Frame 1 (no input): blank canvas, image omitted
Frame 60 (the mouse pressed at the canvas centre just before this capture): blank canvas, image omitted
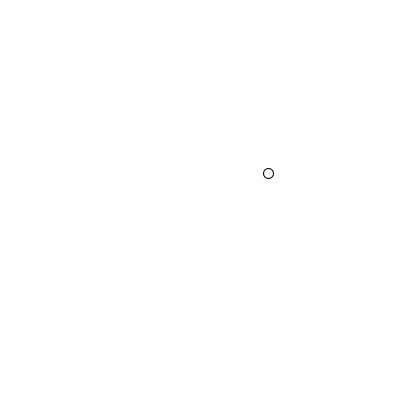
Frame 120 (the mouse held since frame 60 and released just before this capture)

The Processing sketch whose frames 1 and 60 were blank and that drew this single picture after the mouse press (run headless with seeded random() and noise(); from frame 60 on, the mouse is pressed at the canvas centre):

// Processing sketch: Logan_Ball
// ── Logan_Ball.pde
Ball basketball;
void setup(){
  size(400, 400);
  basketball = new Ball(width/2, height/2, PI/4, 50, 10);
}
void draw(){
  background(255);
  color(0, 255, 0);
  basketball.display();
}

// ── Ball.pde
class Ball{
  float x, y, Vx, Vy, Size;
  Ball(float startX, float startY, float startAngle, float speed, float Radius){
    x = startX;
    y = startY;
    Size = Radius;
    Vx = speed*cos(startAngle);
    Vy = -speed*sin(startAngle);
  }
  void display(){
    x += Vx/2;
    y += Vy/2;
    Vy += 1;
    if(y <= 0){
      Vy = abs(Vy)/1.1+0.1;
      Vx /= 1.01;
    }
    if(y >= height){
      Vy = -abs(Vy)/1.1-0.1;
      Vx /= 1.01;
    }
    if(x >= width || x <= 0){
      Vx = -Vx/1.01;
    }
    circle(x, y, Size);
  }
}
